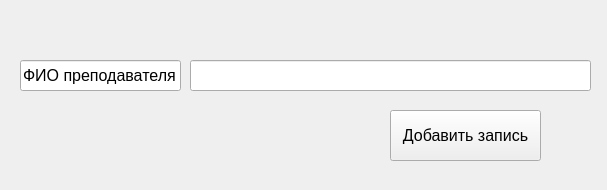
<?xml version="1.0" encoding="UTF-8"?>
<ui version="4.0">
 <class>Form</class>
 <widget class="QWidget" name="Form">
  <property name="geometry">
   <rect>
    <x>0</x>
    <y>0</y>
    <width>607</width>
    <height>190</height>
   </rect>
  </property>
  <property name="windowTitle">
   <string>Новая запись</string>
  </property>
  <widget class="QLineEdit" name="lineEdit">
   <property name="geometry">
    <rect>
     <x>20</x>
     <y>60</y>
     <width>161</width>
     <height>31</height>
    </rect>
   </property>
   <property name="font">
    <font>
     <pointsize>12</pointsize>
    </font>
   </property>
   <property name="text">
    <string>ФИО преподавателя</string>
   </property>
   <property name="readOnly">
    <bool>true</bool>
   </property>
  </widget>
  <widget class="QLineEdit" name="lineEdit_2">
   <property name="geometry">
    <rect>
     <x>190</x>
     <y>60</y>
     <width>401</width>
     <height>31</height>
    </rect>
   </property>
   <property name="font">
    <font>
     <pointsize>12</pointsize>
    </font>
   </property>
   <property name="text">
    <string/>
   </property>
   <property name="dragEnabled">
    <bool>false</bool>
   </property>
  </widget>
  <widget class="QPushButton" name="pushButton">
   <property name="geometry">
    <rect>
     <x>390</x>
     <y>110</y>
     <width>151</width>
     <height>51</height>
    </rect>
   </property>
   <property name="font">
    <font>
     <pointsize>12</pointsize>
    </font>
   </property>
   <property name="text">
    <string>Добавить запись</string>
   </property>
  </widget>
 </widget>
 <resources/>
 <connections/>
</ui>
